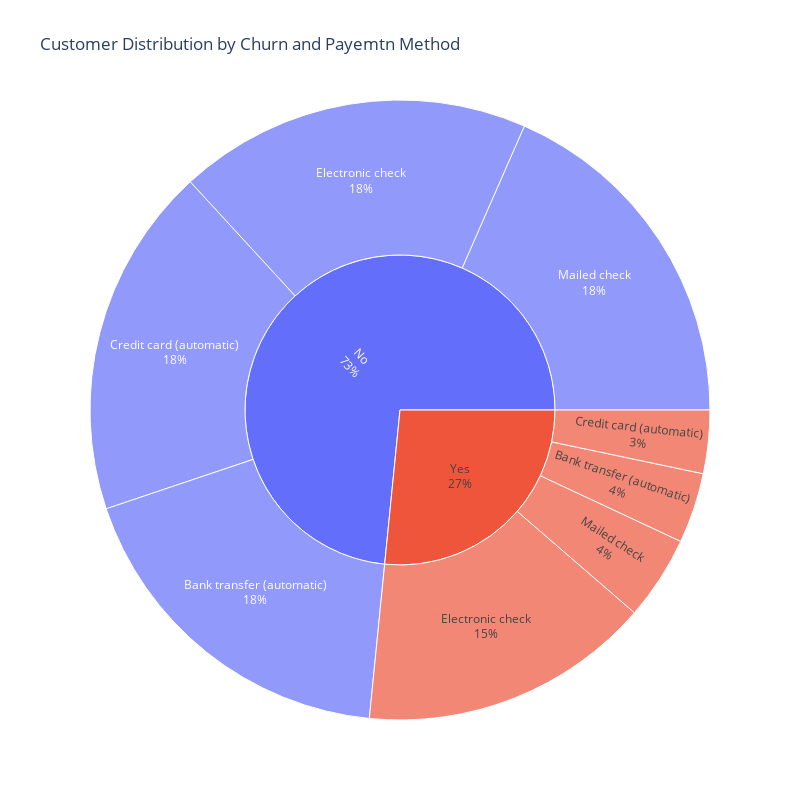

Notebook code cell kept with this figure:
### Code cell
fig = px.sunburst(
    Churn_Payment_Method, 
    path=['Churn', 'PaymentMethod'], 
    values='count', 
    title='Customer Distribution by Churn and Payemtn Method'
)

# Update to show percentages along with labels
fig.update_traces(textinfo='label +percent entry')
font=dict(size=40),
fig.update_layout(width=800, height=800)

fig.show()

### Figure 1 — Plotly figure (JSON) as saved in the notebook; plotly's stock layout.template omitted (floating-point values rounded to 4 significant figures)
{"data": [{"branchvalues": "total", "domain": {"x": [0, 1], "y": [0, 1]}, "hovertemplate": "labels=%{label}<br>count=%{value}<br>parent=%{parent}<br>id=%{id}<extra></extra>", "ids": ["No/Bank transfer (automatic)", "Yes/Bank transfer (automatic)", "No/Credit card (automatic)", "Yes/Credit card (automatic)", "No/Electronic check", "Yes/Electronic check", "No/Mailed check", "Yes/Mailed check", "No", "Yes"], "labels": ["Bank transfer (automatic)", "Bank transfer (automatic)", "Credit card (automatic)", "Credit card (automatic)", "Electronic check", "Electronic check", "Mailed check", "Mailed check", "No", "Yes"], "name": "", "parents": ["No", "Yes", "No", "Yes", "No", "Yes", "No", "Yes", "", ""], "textinfo": "label+percent entry", "type": "sunburst", "values": [1284, 258, 1289, 232, 1294, 1071, 1296, 308, 5163, 1869]}], "layout": {"height": 800, "legend": {"tracegroupgap": 0}, "title": {"text": "Customer Distribution by Churn and Payemtn Method"}, "width": 800}}
